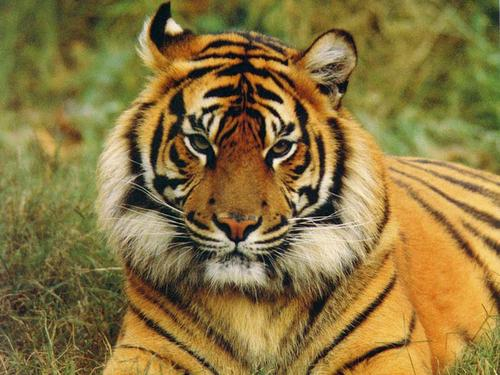
//> input picture OpenCV_learning/data/tracker_bar_1.jpg, 500 x 375 px
$ ./tracker_bar2   (built with g++ and OpenCV 4)
//> lines starting //> are read from the running program, lines starting //| are printed output that depends on the picture
#include <iostream>
#include <opencv2/highgui/highgui.hpp>
#include <opencv2/core/core.hpp>
#include <opencv2/opencv.hpp>
#include <math.h>
using namespace std;
using namespace cv;
// 创建滑动条

#define WINDOW_NAME "name" //定义一个宏，相当于是一个固定的名字
// 全局变量声明
const int g_nMaxAlaphaValue=100;//alapha的最大的值
int g_nAlaphaValueSlider;//滑动条对应的变量
double g_dAlaphaValue;
double g_dBetaValue;
//声明存储图像的变量
Mat g_srcImage1;
Mat g_srcImage2;
Mat g_dstImage;


//--------响应滑动条的回调函数
void on_Trackbar(int,void*)
{
    //求出当前alapha值相对于最大值的比例
    g_dAlaphaValue=(double)g_nAlaphaValueSlider/g_nMaxAlaphaValue;
    //则beta值为1减去alapha的值
    g_dBetaValue=(1.0-g_dAlaphaValue);

    //根据alapha和beta值进行线性混合
    addWeighted(g_srcImage1,g_dAlaphaValue,g_srcImage2,g_dBetaValue,0.0,g_dstImage);

    //显示效果图
    imshow(WINDOW_NAME,g_dstImage);

}

//---------主函数
int main(int argc, char *argv[])
{
    //加载图像
   g_srcImage1 = imread("../data/tracker_bar_1.jpg");
//> g_srcImage1 is the input picture: 375 rows x 500 cols, CV_8UC3; mean B, G, R 63.6, 117.4, 138.3
   cv::Mat srcImage2 = imread("../data/tracker_bar_2.jpg");
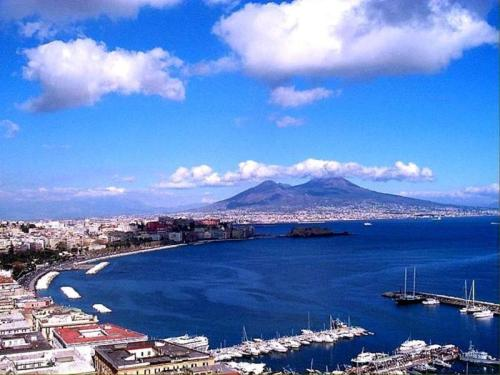
//> input picture OpenCV_learning/data/tracker_bar_2.jpg, 500 x 375 px
//> srcImage2 is the input picture: 375 rows x 500 cols, CV_8UC3; mean B, G, R 195.1, 132.3, 96.5
   std::cout<<"hhhhh"<<std::endl;
   cv::resize(srcImage2, g_srcImage2, g_srcImage1.size());


   //设置滑动条初值为70
   g_nAlaphaValueSlider=60;

   //创建窗体
   namedWindow(WINDOW_NAME,1);

   //在创建的窗体中创建一个滑动条控件
   char TrackbarName[50];
   sprintf(TrackbarName,"name%d",g_nMaxAlaphaValue);               //字符串格式化
   createTrackbar(TrackbarName,WINDOW_NAME,&g_nAlaphaValueSlider,g_nMaxAlaphaValue,on_Trackbar);

   //结果在回调函数中显示
   on_Trackbar(g_nAlaphaValueSlider,0);
//> in on_Trackbar, `addWeighted(g_srcImage1,g_dAlaphaValue,g_srcImage2,g_dBetaValue,0.0,g_..`:
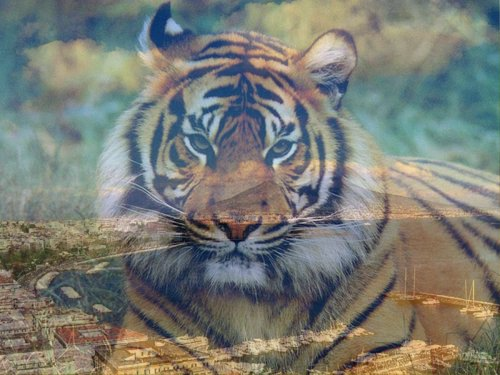
//> g_dstImage: 375 rows x 500 cols, CV_8UC3; mean B, G, R 116.2, 123.3, 121.6

   while(1)
   {
       int key=cvWaitKey(10);
//> the Esc key is pressed
   if (key==27)
   {
       break;
   }
   }
   return(0);
}
